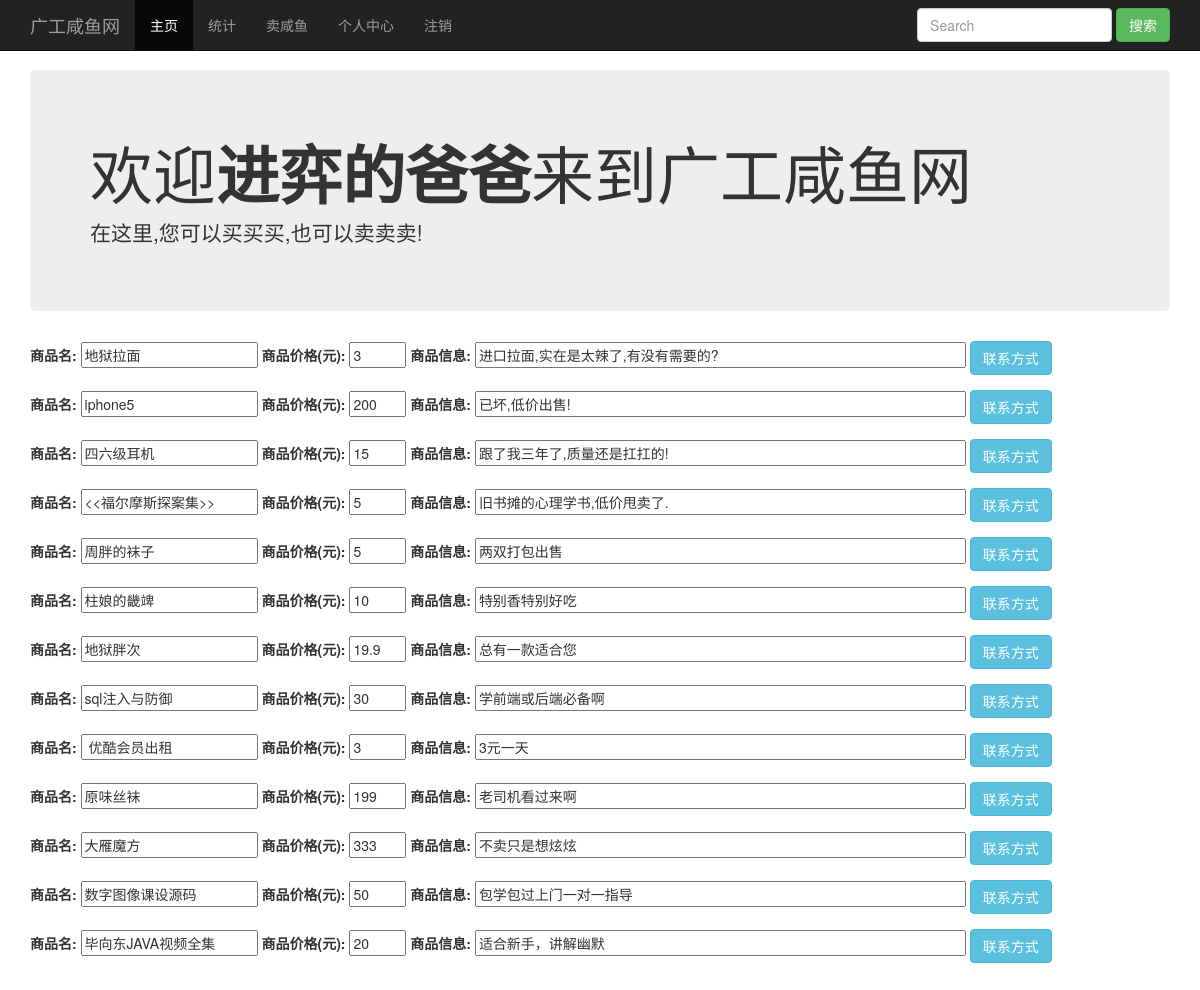
The app's page /index.php (signed in) with its own data.
### tables this page shows
CREATE TABLE `GOOD` (
  `GID` char(9) NOT NULL,
  `UID` char(9) NOT NULL,
  `GNAME` char(20) NOT NULL,
  `GPRICE` float NOT NULL,
  `GINFO` text,
  PRIMARY KEY (`GID`),
  KEY `UID` (`UID`),
  CONSTRAINT `GOOD_ibfk_1` FOREIGN KEY (`UID`) REFERENCES `USER` (`UID`)
);

### public/php/checklevel.php (called while the page is built, shortened)
<?php
function checklevel(&$conn,$var){
	$sql="SELECT * FROM USER WHERE USERNAME='$var'";
	$result=mysqli_query($conn,$sql);
	$array=mysqli_fetch_array($result);
	if($array['USERTYPE']){
		return  (int)$array['USERTYPE'];
	}
}
?>

### index.php (the view, shortened to what this page needs)
<?php
include 'public/php/checklevel.php';
include 'public/php/conn.php';
$login=false;
$level=0;
$username='';
if(!empty($_SESSION['username'])){
	$username=$_SESSION['username'];
	$level=checklevel($conn,$username);
	$login=true;
}
$result=mysqli_query($conn,"SELECT * FROM GOOD");
?>
<!DOCTYPE html>
<html lang="zh-CN">
  <head>
	<link href="/public/css/bootstrap.min.css" rel="stylesheet">
	<link href="/public/css/start.css" rel="stylesheet">
	<link href="/public/css/footer.css" rel="stylesheet">
  </head>
  <body>
	<nav class="navbar navbar-inverse navbar-fixed-top">
	  <div class="container">
		<div class="navbar-header">
		  <a class="navbar-brand" href="/index.php">广工咸鱼网</a>
		</div>
		<div id="navbar" class="collapse navbar-collapse">
		  <ul class="nav navbar-nav">
			<li class="active"><a href="/index.php">主页</a></li>
            <?php
            if($login){
				if($level==3){
                    echo '<li > <a href="/public/php/order.php" >订单</a></li>';
				}
				else if($level==2){
                    echo '<li > <a href="/public/php/statistic.php" >统计</a></li>';
                    echo '<li > <a href="/public/php/sale.php" >卖咸鱼</a></li>';
                    echo '<li > <a href="/public/php/self.php" >个人中心</a></li>';
				}
				else if($level==1){
                    echo '<li > <a href="/public/php/statistic.php" >统计</a></li>';
                    echo '<li > <a href="/public/php/self.php" >个人中心</a></li>';
                    echo '<li > <a href="/public/php/manage.php" >管理</a></li>';
				}
                    echo '<li > <a href="public/php/logout.php" >注销</a></li>';
            }
            else{
                echo '<li > <a href="#login" data-toggle="modal" data-target="#login">登录</a></li>
			          <li >  <a href="#register" data-toggle="modal" data-target="#register">注册</a></li>';
            }
            ?>
		  </ul>
			<form action="/public/php/search.php" method="post" class="navbar-form navbar-right" >
				<div class="form-group">
				<input class="form-control" type="text" name="search" placeholder="Search">
				<button class="btn btn-success" type="submit" name="submit" >搜索</button>
				</div>
			</form>
		</div>
	  </div>
	</nav>
	<div class="container">
			<div class="content">
			  <div class="jumbotron">
				<h1>欢迎<?php echo '<b>'.$username.'</b>';?>来到广工咸鱼网</h1>
				<p class="lead">在这里,您可以买买买,也可以卖卖卖!</p>
			  </div>
			<div class="goods" style="margin-top:30px">
				<?php
					while($good_array=mysqli_fetch_array($result)){
				?><form action="/public/php/indexpro.php" method="post" >
				<div class="form-group">
					<label for="gname" >商品名:</label>
					<input type="text" name="gname"  value="<?php echo $good_array['GNAME']?>" placeholder="<?php echo $good_array['GNAME']?>">
					<label for="gprice" >商品价格(元):</label>
					<input type="text" name="gprice" size="4" value="<?php echo $good_array['GPRICE'];?>" placeholder="<?php echo $good_array['GPRICE'];?>">
					<label for="ginfo" >商品信息:</label>
					<input type="text" name="ginfo" size="62" value="<?php echo $good_array['GINFO']?>" placeholder="<?php echo $good_array['GINFO']?>">
					<button class="btn btn-info" type="submit" name="getcontact" value="true">联系方式</button>
				</div>	</form>
				<?php }?>
			</div>
            </div>
	</div>
  </body>
</html>

### public/css/start.css (style rules this page uses)
body { padding-top: 70px; padding-bottom: 30px; }

### records on screen
good: gname "地狱拉面", gprice "3", ginfo "进口拉面,实在是太辣了,有没有需要的?"
good: gname "iphone5", gprice "200", ginfo "已坏,低价出售!"
good: gname "四六级耳机", gprice "15", ginfo "跟了我三年了,质量还是扛扛的!"
good: gname "<<福尔摩斯探案集>>", gprice "5", ginfo "旧书摊的心理学书,低价甩卖了."
good: gname "周胖的袜子", gprice "5", ginfo "两双打包出售"
good: gname "柱娘的畿䇑", gprice "10", ginfo "特别香特别好吃"
good: gname "地狱胖次", gprice "19.9", ginfo "总有一款适合您"
good: gname "sql注入与防御", gprice "30", ginfo "学前端或后端必备啊"
good: gname "优酷会员出租", gprice "3", ginfo "3元一天"
good: gname "原味丝袜", gprice "199", ginfo "老司机看过来啊"
good: gname "大雁魔方", gprice "333", ginfo "不卖只是想炫炫"
good: gname "数字图像课设源码", gprice "50", ginfo "包学包过上门一对一指导"
good: gname "毕向东JAVA视频全集", gprice "20", ginfo "适合新手，讲解幽默"

### other values on screen
$username "进弈的爸爸"
